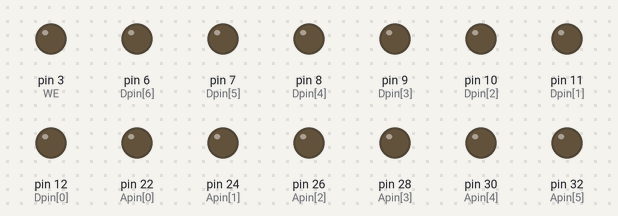
The sketch below on a simulated Arduino Mega 2560, built with avr-gcc and run on an emulated ATmega2560. On the bench: output pins drawn as LEDs (lit = HIGH).

Above: at 0.1 s.
At 0.5 s:
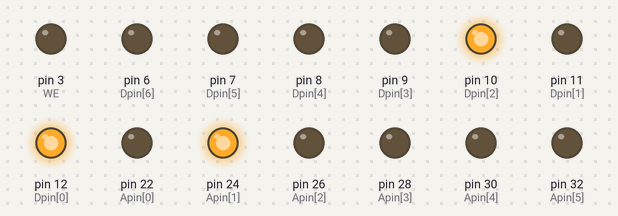
At 0.9 s:
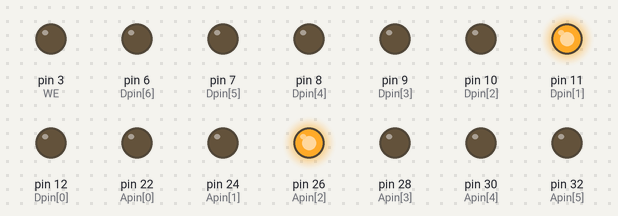
At 1.7 s:
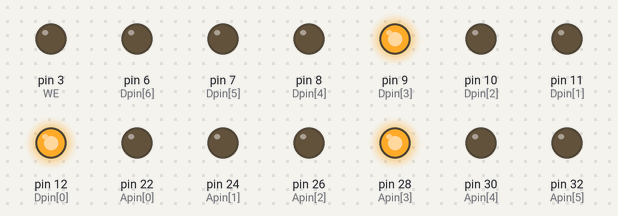
At 2.5 s:
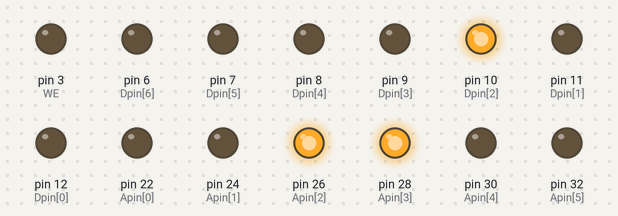
At 3.3 s:
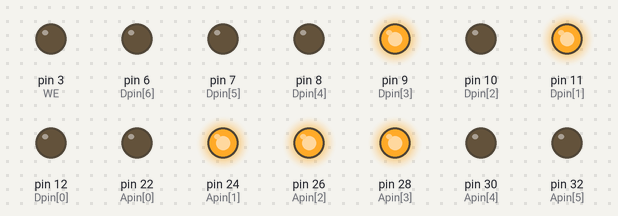
Timing chart, 0 to 4.8 s (numbered marks = the images above):
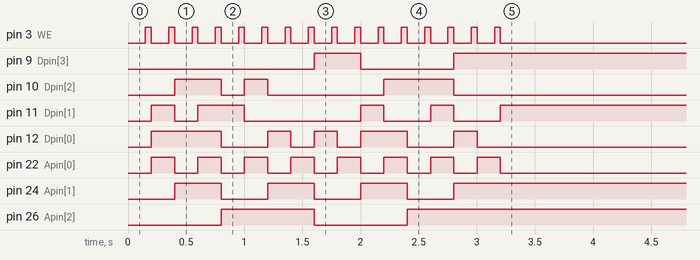

The sketch:

EEPROM_programmer3.ino
```cpp
int num;
const int OE = 2;
const int WE = 3;
int Apin[] = {22,24,26,28,30,32,34,36,38,40}; //pins of arduino mega to the EEPROM adress pins.
int Dpin[] = {12,11,10,9,8,7,6,5};
//String data[] = {"10000000","01000000","00100000","00010000","00001000","00000100","00000010","00000001","00000010","00000100","00001000","00010000","00100000","01000000","10000000","01000000"};
byte data[] = {3,5,7,2,4,1,0,9,8,3,5,4,6,9,8,10};

void setup(){
  for(int i=0;i<10;i++)
    pinMode(Apin[i], OUTPUT);
  for(int i=0;i<7;i++)
    pinMode(Dpin[i], OUTPUT);
  pinMode(OE, OUTPUT);
  //digitalWrite(OE, HIGH);
  pinMode(WE, OUTPUT);

  Serial.begin(9600);
  for(num=0;num<16;num++){ //go to address till 1024.
    for(int i=10;i>-1;i--){ //for 10_bit binary values.
      if(bitRead(num, i)==1) digitalWrite(Apin[i], HIGH); //bitread returns the ith bit of value num.
      else digitalWrite(Apin[i], LOW);
    }
    delay(100);
    digitalWrite(WE, LOW);delay(50); //pulse
    digitalWrite(WE, HIGH);delay(50);
    digitalWrite(WE, LOW);

    for(int i=8;i>-1;i--){
      if(bitRead(data[num], i)==1) digitalWrite(Dpin[i], HIGH);
      else digitalWrite(Dpin[i], LOW);
    }

  }
}


void loop(){
}
```
